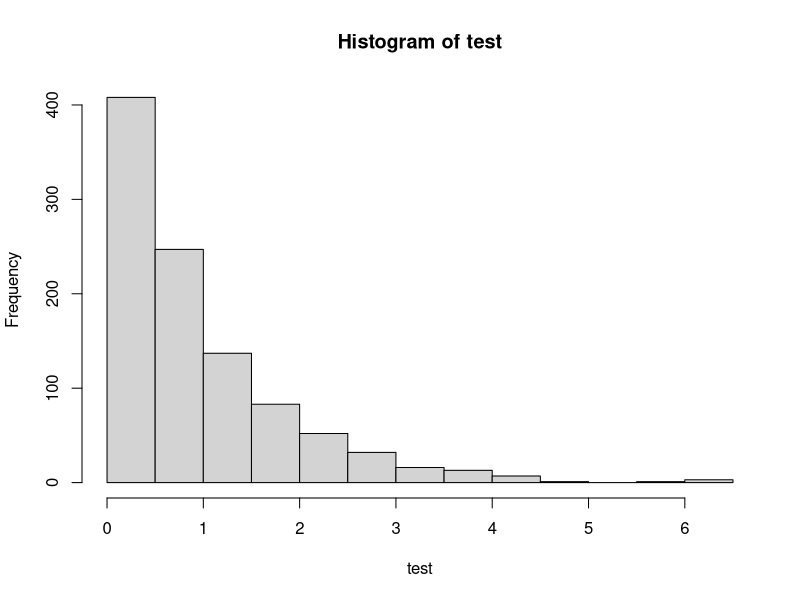
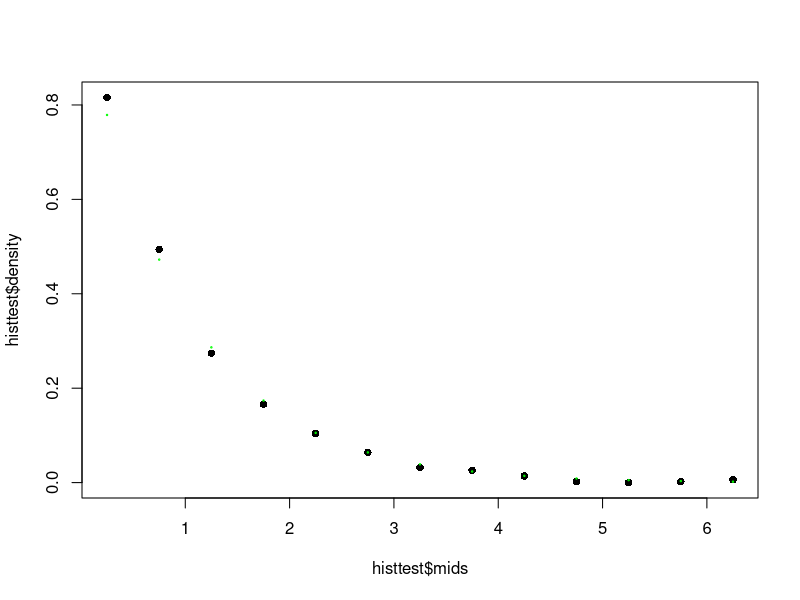
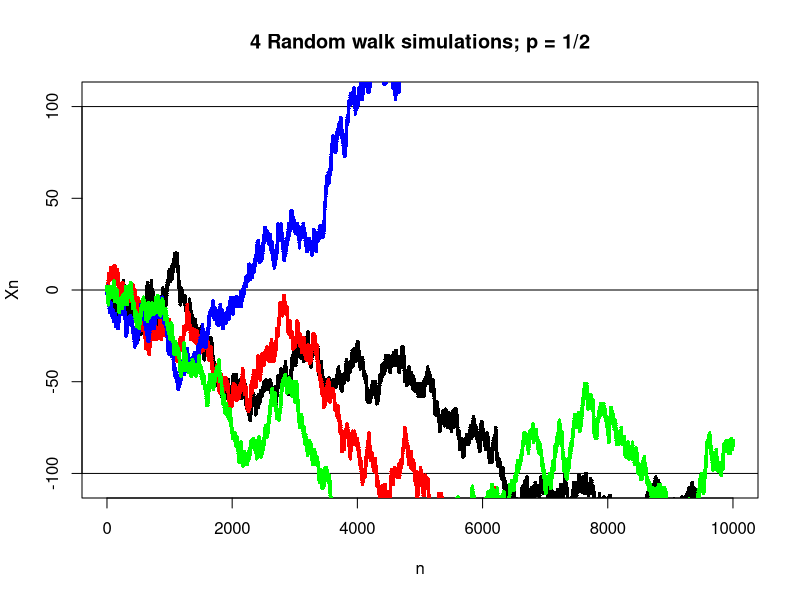

Source code (R) for these figures, in order:
## ---- chunk 1
# @param unif uniform(0, 1) random variables; i.e. vector of samples from the
#   unif(0, 1) distribution
# @param b scale parameter for exponential distribution (b = 1/rate); default is
#   1
#   
# @return values from a exponential distribution with scale = b = 1/rate; i.e.
#   the Exp(b) random variables
Exp.generator <- function(unif, b = 1) {
  qexp(p = unif, rate = 1/b)
}

## testing the generator
set.seed(830)
unif.rvs <- runif(n = 1000)
test <- Exp.generator(unif = unif.rvs)

histtest <- hist(test)
plot(x = histtest$mids, y = histtest$density, pch = 16)
points(x = histtest$mids, y = dexp(x = histtest$mids), cex = 0.2, col = "green")  
# very close to histogram points
## ---- chunk 2
## simulate 
n <- 10000
num.runs <- 4

set.seed(830)
runs <- matrix(NA, nrow = n, ncol = num.runs)
for (j in 1:num.runs) {
  Yi <- sample(x = c(-1, 1), size = 10000, replace = TRUE)
  Xi <- cumsum(Yi)
  runs[,j] <- Xi
}

## plot all simulations
cols = c("black", "red", "blue", "green", "brown", "purple", "yellow", "pink")
for (j in 1:num.runs) {
  if (j == 1) {
    plot(x = 1:n, y = runs[,j], pch = 16, cex = 0.5,
         ylim = c(-105, 105),
         main = "4 Random walk simulations; p = 1/2",
         xlab = "n", ylab = "Xn")
    abline(h = 0)
    abline(h = sqrt(n))
    abline(h = -sqrt(n))
  } else {
    points(x = 1:n, y = runs[,j], col = cols[j], pch = 16, cex = 0.5)
  }
}
